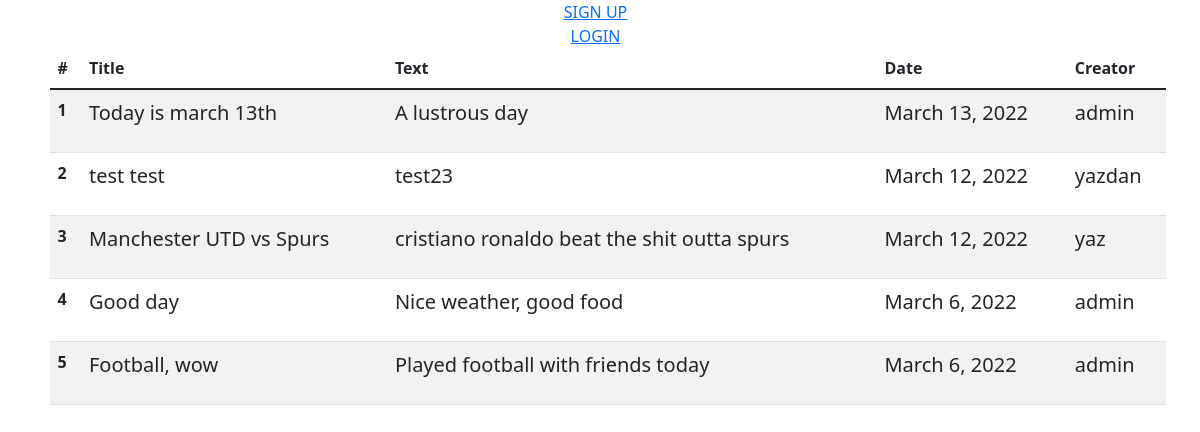
/activities/home, run on the app's committed database.
### activities/models.py (models this page shows, shortened)
class Post(models.Model):
    title = models.CharField(max_length = 255)
    text = models.CharField(max_length = 255 * 4)
    made_by = models.ForeignKey(CustomUser, on_delete=models.CASCADE)
    posted = models.DateField(default = timezone.now)

class CustomUser(AbstractUser):
    username = models.CharField(max_length=40, unique=True)
    email = models.EmailField(unique=True)
    birth_date = models.DateField(null=True)
    phone_number = models.IntegerField(null=True)
    def __str__(self):
        return self.username

### activities/views.py (the view)
# urls.py: 2. Add a URL to urlpatterns:  path('', views.home, name='home')
def home(request):
    posts = Post.objects.all().order_by('-posted')
    list1 = [2,3]
    return render(request, 'activities/home.html', {'posts': posts})

### activities/templates/activities/home.html (shortened to what this page needs)
{% extends 'activities/base.html' %}
{% load static %}
{% block head %}
    <link rel="stylesheet" href="{% static 'css/activities.css' %}">
{% endblock %}
{% block content %}
<table class="table table-striped">
  <thead>
    <tr>
      <th scope="col">#</th>
      <th scope="col">Title</th>
      <th scope="col">Text</th>
      <th scope="col">Date</th>
      <th scope="col">Creator</th>
    </tr>
  </thead>
  <tbody>
    {% for post in posts%}
    <tr>
      <th scope="row">{{ forloop.counter }}</th>
      <td><p class="lead">{{post.title}}</p></td>
      <td><p class="lead">{{post.text}}</p></td>
      <td><p class="lead">{{post.posted}}</p></td>
      <td><p class="lead">{{post.made_by}}</p></td>
    </tr>
    {% endfor %}
  </tbody>
</table>
{% endblock %}

### activities/static/activities/css/activities.css (style rules this page uses)
body { padding-left: 15px; }

### data on the page
Post: title "Today is march 13th", text "A lustrous day", posted "March 13, 2022", made_by "admin"
Post: title "test test", text "test23", posted "March 12, 2022", made_by "yazdan"
Post: title "Manchester UTD vs Spurs", text "cristiano ronaldo beat the shit outta spurs", posted "March 12, 2022", made_by "yaz"
Post: title "Good day", text "Nice weather, good food", posted "March 6, 2022", made_by "admin"
Post: title "Football, wow", text "Played football with friends today", posted "March 6, 2022", made_by "admin"
